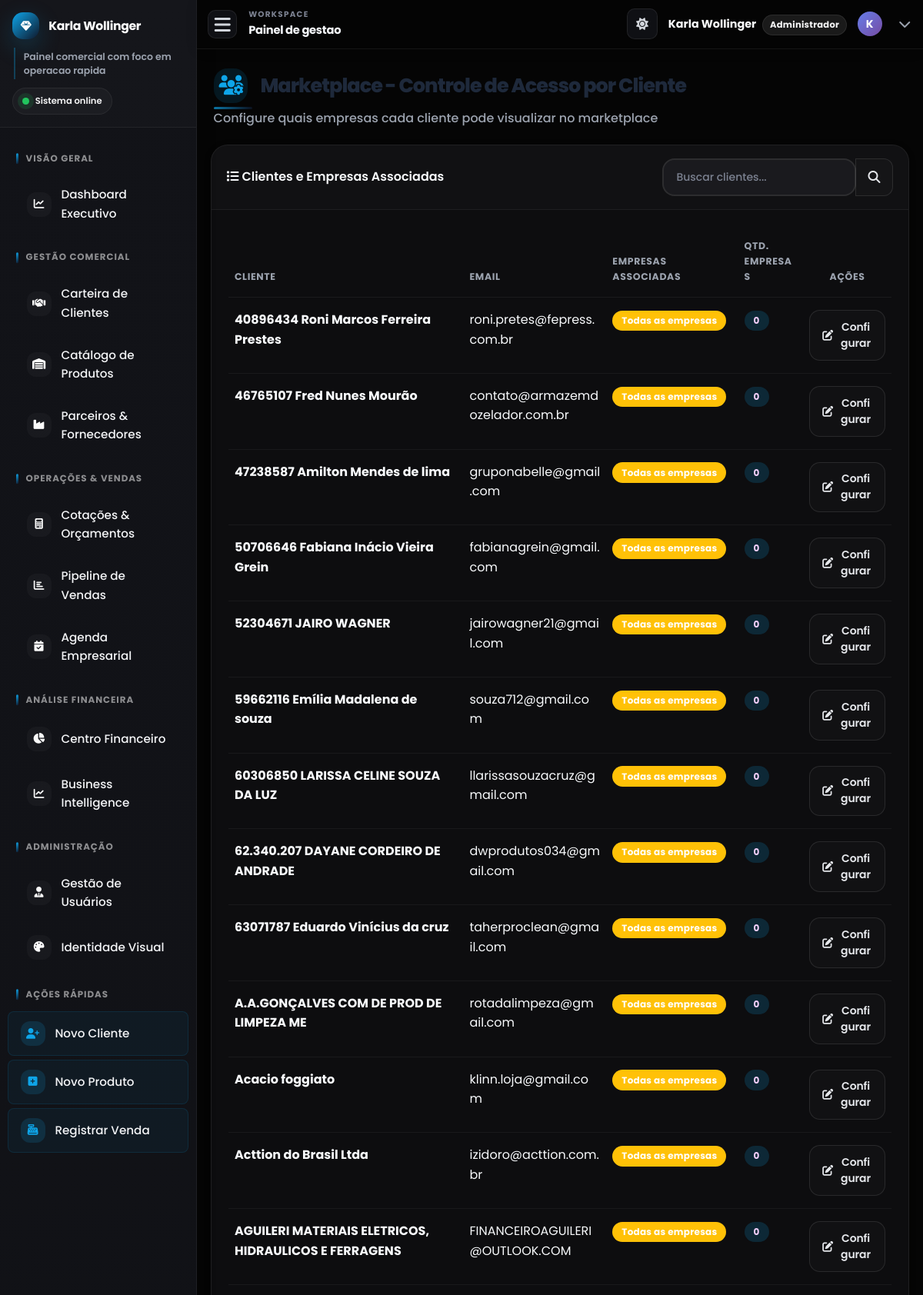
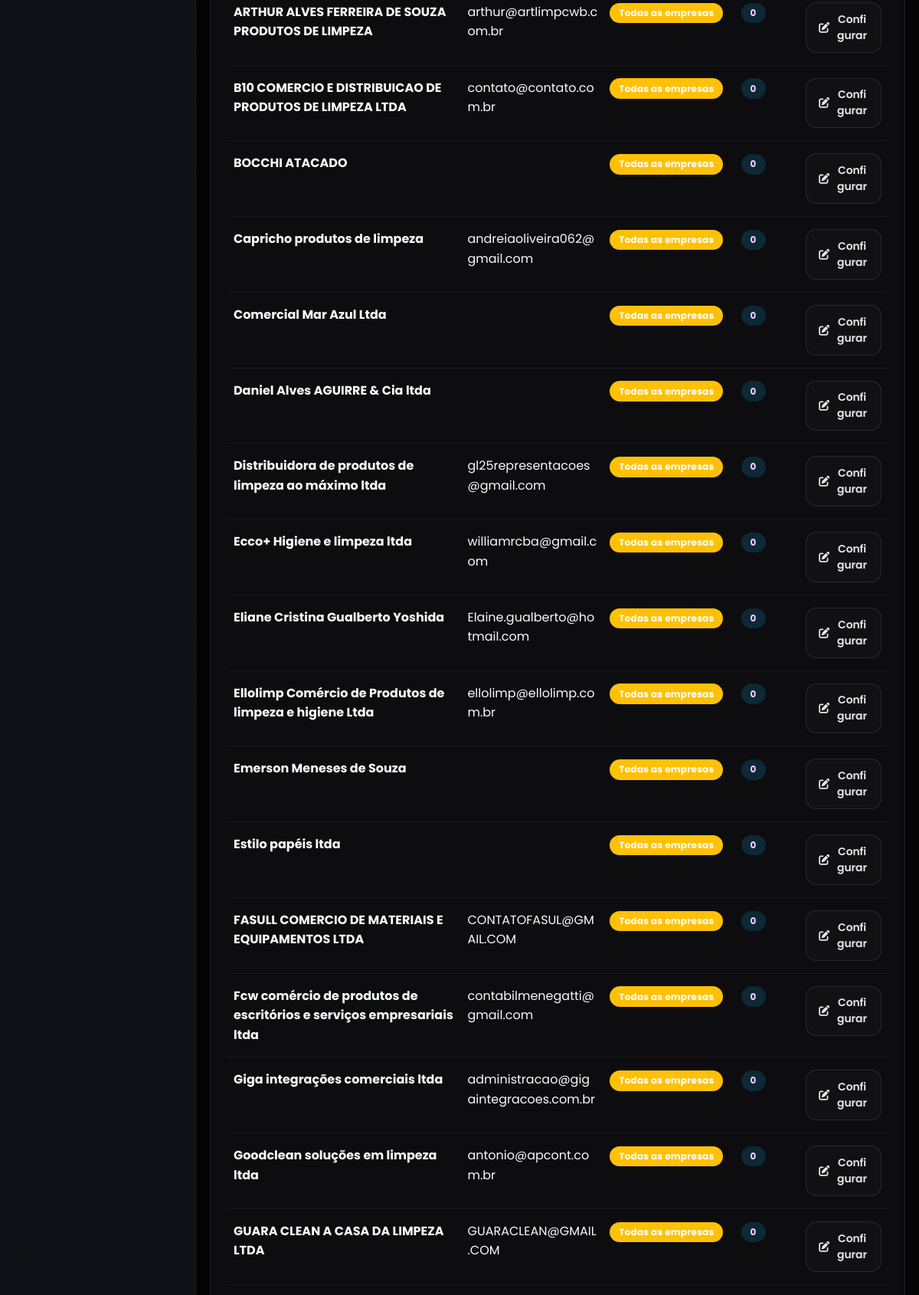
Page /marketplace_cliente_empresas.php (signed in, upper part) on the committed database (2 pictures, top to bottom).
### tables this page shows
CREATE TABLE `clientes` (
  `id` int(11) NOT NULL,
  `nome` varchar(255) NOT NULL,
  `nome_fantasia` varchar(255) DEFAULT NULL,
  `tipo_pessoa` enum('fisica','juridica') NOT NULL,
  `cpf_cnpj` varchar(22) DEFAULT NULL,
  `inscricao_estadual` varchar(20) DEFAULT NULL,
  `email` varchar(100) DEFAULT NULL,
  `telefone` varchar(20) DEFAULT NULL,
  `endereco` varchar(255) DEFAULT NULL,
  `numero` varchar(20) DEFAULT NULL,
  `ponto_referencia` varchar(255) DEFAULT NULL,
  `cidade` varchar(100) DEFAULT NULL,
  `estado` varchar(2) DEFAULT NULL,
  `cep` varchar(10) DEFAULT NULL,
  `data_cadastro` datetime DEFAULT current_timestamp()
);

### marketplace_cliente_empresas.php (the view, shortened to what this page needs)
<?php
require_once 'includes/db_connect.php';
$sql_clientes = "SELECT c.id, c.nome, c.email,
                        COUNT(mce.empresa_id) as empresas_associadas,
                        GROUP_CONCAT(e.nome_empresa SEPARATOR ', ') as nomes_empresas
                 FROM clientes c
                 LEFT JOIN marketplace_cliente_empresas mce ON c.id = mce.cliente_id AND mce.ativo = 1
                 LEFT JOIN empresas_representadas e ON mce.empresa_id = e.id
                 GROUP BY c.id, c.nome, c.email
                 ORDER BY c.nome ASC";
$result_clientes = $conn->query($sql_clientes);
include_once 'includes/header.php';
?>
<div class="page-header fade-in-up">
    <h1 class="page-title">
        <i class="fas fa-users-cog"></i>
        Marketplace - Controle de Acesso por Cliente
    </h1>
    <p class="page-subtitle">
        Configure quais empresas cada cliente pode visualizar no marketplace
    </p>
</div>
<div class="modern-card fade-in-up">
    <div class="card-header-modern d-flex justify-content-between align-items-center flex-wrap gap-3">
        <div class="d-flex align-items-center">
            <span><i class="fas fa-list"></i> Clientes e Empresas Associadas</span>
        </div>
        <div class="d-flex gap-2 flex-grow-1 flex-md-grow-0">
            <div class="input-group" style="max-width: 300px;">
                <input type="text" class="form-control" placeholder="Buscar clientes..." id="searchInput">
                <button class="btn btn-outline-primary" type="button">
                    <i class="fas fa-search"></i>
                </button>
            </div>
        </div>
    </div>
    <div class="card-body-modern">
        <div class="table-responsive">
            <table class="table table-hover" id="clientesEmpresasTable">
                <thead>
                    <tr>
                        <th>Cliente</th>
                        <th>Email</th>
                        <th>Empresas Associadas</th>
                        <th>Qtd. Empresas</th>
                        <th class="text-center">Ações</th>
                    </tr>
                </thead>
                <tbody>
                    <?php if ($result_clientes && $result_clientes->num_rows > 0): ?>
                        <?php while ($cliente = $result_clientes->fetch_assoc()): ?>
                            <tr>
                                <td>
                                    <strong><?php echo htmlspecialchars($cliente['nome']); ?></strong>
                                </td>
                                <td><?php echo htmlspecialchars($cliente['email']); ?></td>
                                <td>
                                    <?php if ($cliente['empresas_associadas'] > 0): ?>
                                        <small class="text-muted">
                                            <?php echo htmlspecialchars($cliente['nomes_empresas']); ?>
                                        </small>
                                    <?php else: ?>
                                        <span class="badge bg-warning">Todas as empresas</span>
                                    <?php endif; ?>
                                </td>
                                <td>
                                    <span class="badge bg-primary">
                                        <?php echo $cliente['empresas_associadas']; ?>
                                    </span>
                                </td>
                                <td class="text-center">
                                    <button type="button" class="btn btn-sm btn-outline-primary"
                                            data-bs-toggle="modal"
                                            data-bs-target="#empresasModal"
                                            data-cliente-id="<?php echo $cliente['id']; ?>"
                                            data-cliente-nome="<?php echo htmlspecialchars($cliente['nome']); ?>">
                                        <i class="fas fa-edit"></i> Configurar
                                    </button>
                                </td>
                            </tr>
                        <?php endwhile; ?>
                    <?php else: ?>
                        <tr>
                            <td colspan="5" class="text-center">Nenhum cliente encontrado.</td>
                        </tr>
                    <?php endif; ?>
                </tbody>
            </table>
        </div>
    </div>
</div>
<?php
include_once 'includes/footer.php';
?>

### rows in the picture
clientes: nome "40896434 Roni Marcos Ferreira Prestes", email "roni.pretes@fepress.com.br", shows "Todas as empresas", empresas_associadas "0"
clientes: nome "46765107 Fred Nunes Mourão", email "contato@armazemdozelador.com.br", shows "Todas as empresas", empresas_associadas "0"
clientes: nome "47238587 Amilton Mendes de lima", email "gruponabelle@gmail.com", shows "Todas as empresas", empresas_associadas "0"
clientes: nome "50706646 Fabiana Inácio Vieira Grein", email "fabianagrein@gmail.com", shows "Todas as empresas", empresas_associadas "0"
clientes: nome "52304671 JAIRO WAGNER", email "jairowagner21@gmail.com", shows "Todas as empresas", empresas_associadas "0"
clientes: nome "59662116 Emília Madalena de souza", email "souza712@gmail.com", shows "Todas as empresas", empresas_associadas "0"
clientes: nome "60306850 LARISSA CELINE SOUZA DA LUZ", email "llarissasouzacruz@gmail.com", shows "Todas as empresas", empresas_associadas "0"
clientes: nome "62.340.207 DAYANE CORDEIRO DE ANDRADE", email "dwprodutos034@gmail.com", shows "Todas as empresas", empresas_associadas "0"
clientes: nome "63071787 Eduardo Vinícius da cruz", email "taherproclean@gmail.com", shows "Todas as empresas", empresas_associadas "0"
clientes: nome "A.A.GONÇALVES COM DE PROD DE LIMPEZA ME", email "rotadalimpeza@gmail.com", shows "Todas as empresas", empresas_associadas "0"
clientes: nome "Acacio foggiato", email "klinn.loja@gmail.com", shows "Todas as empresas", empresas_associadas "0"
clientes: nome "Acttion do Brasil Ltda", email "izidoro@acttion.com.br", shows "Todas as empresas", empresas_associadas "0"
clientes: nome "AGUILERI MATERIAIS ELETRICOS, HIDRAULICOS E FERRAGENS", email "FINANCEIROAGUILERI@OUTLOOK.COM", shows "Todas as empresas", empresas_associadas "0"
clientes: nome "ARTHUR ALVES FERREIRA DE SOUZA PRODUTOS DE LIMPEZA", email "arthur@artlimpcwb.com.br", shows "Todas as empresas", empresas_associadas "0"
clientes: nome "B10 COMERCIO E DISTRIBUICAO DE PRODUTOS DE LIMPEZA LTDA", email "contato@contato.com.br", shows "Todas as empresas", empresas_associadas "0"
clientes: nome "BOCCHI ATACADO", shows "Todas as empresas", empresas_associadas "0"
clientes: nome "Capricho produtos de limpeza", email "andreiaoliveira062@gmail.com", shows "Todas as empresas", empresas_associadas "0"
clientes: nome "Comercial Mar Azul Ltda", shows "Todas as empresas", empresas_associadas "0"
clientes: nome "Daniel Alves AGUIRRE & Cia ltda", shows "Todas as empresas", empresas_associadas "0"
clientes: nome "Distribuidora de produtos de limpeza ao máximo ltda", email "gl25representacoes@gmail.com", shows "Todas as empresas", empresas_associadas "0"
clientes: nome "Ecco+ Higiene e limpeza ltda", email "williamrcba@gmail.com", shows "Todas as empresas", empresas_associadas "0"
clientes: nome "Eliane Cristina Gualberto Yoshida", email "Elaine.gualberto@hotmail.com", shows "Todas as empresas", empresas_associadas "0"
clientes: nome "Ellolimp Comércio de Produtos de limpeza e higiene Ltda", email "ellolimp@ellolimp.com.br", shows "Todas as empresas", empresas_associadas "0"
clientes: nome "Emerson Meneses de Souza", shows "Todas as empresas", empresas_associadas "0"
clientes: nome "Estilo papéis ltda", shows "Todas as empresas", empresas_associadas "0"
clientes: nome "FASULL COMERCIO DE MATERIAIS E EQUIPAMENTOS LTDA", email "CONTATOFASUL@GMAIL.COM", shows "Todas as empresas", empresas_associadas "0"
clientes: nome "Fcw comércio de produtos de escritórios e serviços empresariais ltda", email "contabilmenegatti@gmail.com", shows "Todas as empresas", empresas_associadas "0"
clientes: nome "Giga integrações comerciais ltda", email "administracao@gigaintegracoes.com.br", shows "Todas as empresas", empresas_associadas "0"
clientes: nome "Goodclean soluções em limpeza ltda", email "antonio@apcont.com.br", shows "Todas as empresas", empresas_associadas "0"
clientes: nome "GUARA CLEAN A CASA DA LIMPEZA LTDA", email "GUARACLEAN@GMAIL.COM", shows "Todas as empresas", empresas_associadas "0"

### other values in the picture
$current_page_title "Painel de gestao"
$_SESSION["nome"] "Karla Wollinger"
$user_role_label "Administrador"
substr($_SESSION["nome"] ?? 'U', 0, 1) "K"
